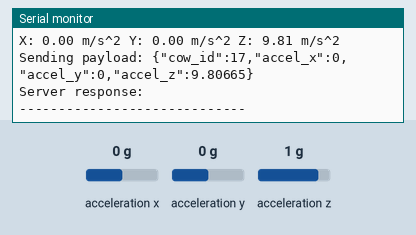
Simulated run of this sketch. Board: ESP32. Parts: the last lines printed to the serial monitor. The inputs (shaded band) are chosen by the test bench; at power-on: acceleration x 0 g, acceleration y 0 g, acceleration z 1 g. WiFi joins after 1.5 s; servers stay silent unless stated; uploads are accepted with an empty reply.

Above: at 2.7 s.
2.8 s: acceleration x set to -1.4 g
At 6.87 s:
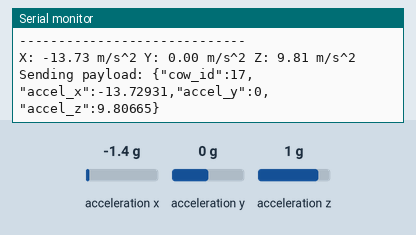
8.6 s: acceleration y set to -1.4 g
At 12.8 s:
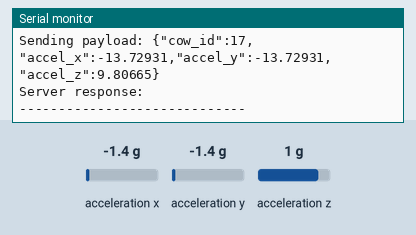
14.4 s: acceleration z set to -1.4 g
At 18.3 s:
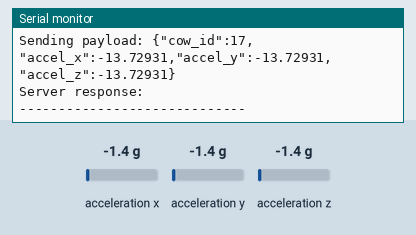

The sketch:

sensor_gerakan.ino
```cpp
// === Import Library yang Dibutuhkan ===
#include <Wire.h>           // Untuk komunikasi I2C
#include <WiFi.h>           // Untuk koneksi WiFi pada ESP32
#include <HTTPClient.h>     // Untuk koneksi HTTP POST ke server
#include <ArduinoJson.h>    // Untuk membuat data JSON
#include <Adafruit_ADXL345_U.h>  // Library sensor ADXL345

// ===== Pengaturan WiFi =====
const char* ssid = "KOST_PUTRA";             // Ganti dengan WiFi kamu
const char* password = "1sampai8";

// ===== URL Server API =====
const char* serverUrl = "http://192.168.1.25:5001/api/activity";  // Endpoint backend

// ===== Konfigurasi Sensor ADXL345 =====
Adafruit_ADXL345_Unified accel = Adafruit_ADXL345_Unified(12345);

// ===== Identitas Sapi =====
int cow_id = 17;  // ID unik sapi (sama seperti di database)

// === Fungsi setup() ===
void setup() {
  Serial.begin(115200);
  Wire.begin();

  // === Koneksi WiFi ===
  Serial.println("Connecting to WiFi...");
  WiFi.begin(ssid, password);
  int retry = 0;
  while (WiFi.status() != WL_CONNECTED && retry < 60) {
    delay(500);
    Serial.print(".");
    retry++;
  }

  if (WiFi.status() == WL_CONNECTED) {
    Serial.println("\nWiFi Connected!");
    Serial.print("IP Address: ");
    Serial.println(WiFi.localIP());
  } else {
    Serial.println("\nFailed to connect WiFi!");
  }

  // === Inisialisasi ADXL345 ===
  if (!accel.begin()) {
    Serial.println("Error: Sensor ADXL345 tidak terdeteksi!");
    while (1);
  }

  accel.setRange(ADXL345_RANGE_16_G);  // Atur sensitivitas sensor
  Serial.println("Sensor ADXL345 siap digunakan.");
}


// === Fungsi loop() ===
void loop() {
  sensors_event_t event;
  accel.getEvent(&event);  // Baca data akselerasi

  float accelX = event.acceleration.x;
  float accelY = event.acceleration.y;
  float accelZ = event.acceleration.z;

  // === Tampilkan data di Serial Monitor ===
  Serial.print("X: "); Serial.print(accelX); Serial.print(" m/s^2 ");
  Serial.print("Y: "); Serial.print(accelY); Serial.print(" m/s^2 ");
  Serial.print("Z: "); Serial.print(accelZ); Serial.println(" m/s^2 ");

  // === Kirim ke server jika WiFi aktif ===
  if (WiFi.status() == WL_CONNECTED) {
    HTTPClient http;
    http.begin(serverUrl);
    http.addHeader("Content-Type", "application/json");

    // Buat JSON payload
    StaticJsonDocument<200> doc;
    doc["cow_id"] = cow_id;
    doc["accel_x"] = accelX;
    doc["accel_y"] = accelY;
    doc["accel_z"] = accelZ;

    String payload;
    serializeJson(doc, payload);

    Serial.print("Sending payload: ");
    Serial.println(payload);

    int httpResponseCode = http.POST(payload);

    if (httpResponseCode > 0) {
      String response = http.getString();
      Serial.print("Server response: ");
      Serial.println(response);
    } else {
      Serial.print("Error sending POST, code: ");
      Serial.println(httpResponseCode);
    }

    http.end();
  } else {
    Serial.println("WiFi not connected. Cannot send data.");
  }

  Serial.println("-----------------------------");
  delay(5000);  // Kirim setiap 5 detik
}
```

Measured:
- after the input at 2.8 s, the serial monitor: prints a new line after 3.9 s (image 1)
- after the input at 8.6 s, the serial monitor: prints a new line after 3.3 s (image 2)
- after the input at 14.4 s, the serial monitor: prints a new line after 2.7 s (image 3)
